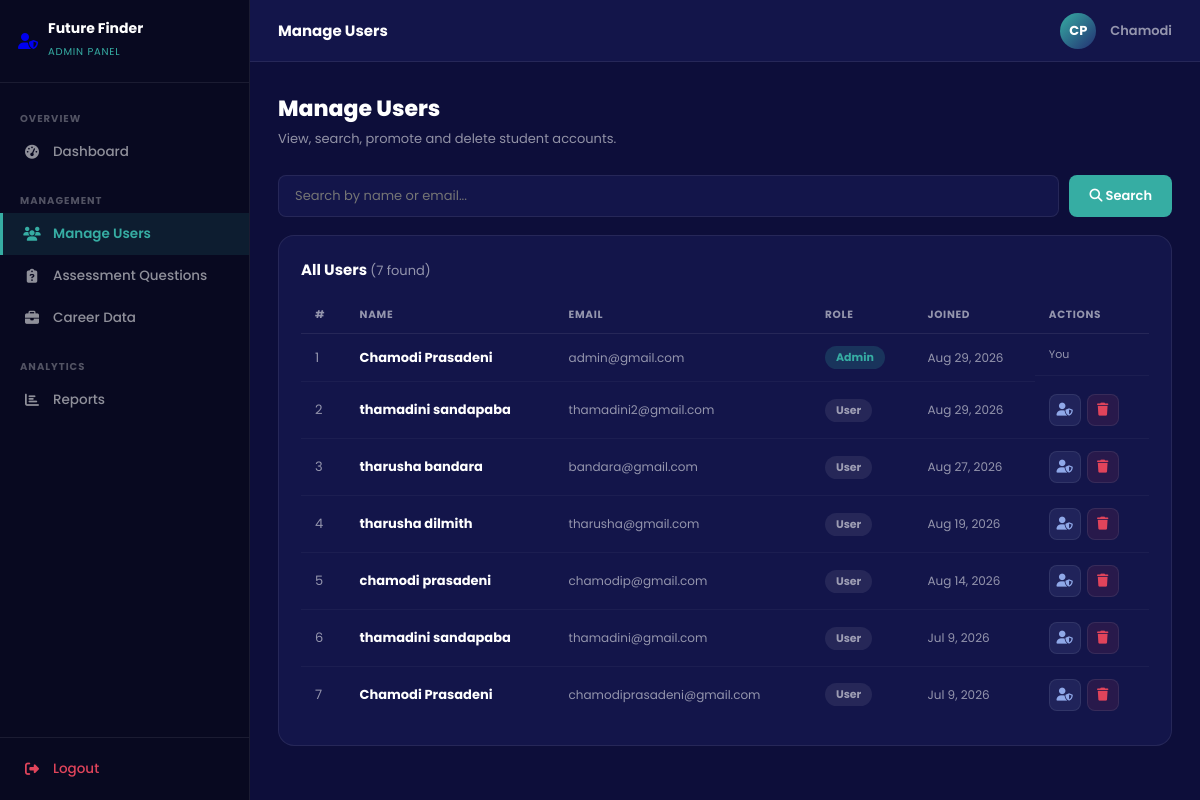
Page /Admin/manage-users.php (signed in) on the committed database.
### tables this page shows
CREATE TABLE `Users` (
  `id` int(11) NOT NULL,
  `first_name` varchar(100) NOT NULL,
  `last_name` varchar(100) NOT NULL,
  `email` varchar(150) NOT NULL,
  `password` varchar(255) NOT NULL,
  `role` enum('user','admin') NOT NULL DEFAULT 'user',
  `created_at` timestamp NOT NULL DEFAULT current_timestamp()
);

### Admin/manage-users.php (the view, shortened to what this page needs)
<?php
require_once __DIR__ . '/../Includes/db_connection.php';
$search = trim($_GET['search'] ?? '');
$where  = $search ? "WHERE (first_name LIKE '%".mysqli_real_escape_string($conn,$search)."%' OR last_name LIKE '%".mysqli_real_escape_string($conn,$search)."%' OR email LIKE '%".mysqli_real_escape_string($conn,$search)."%')" : '';
$users  = mysqli_query($conn, "SELECT * FROM Users $where ORDER BY created_at DESC");
?>
<!DOCTYPE html>
<html lang="en">
<head>
<link rel="stylesheet" href="https://cdnjs.cloudflare.com/ajax/libs/font-awesome/6.5.2/css/all.min.css">
<link rel="stylesheet" href="../CSS/admin.css">
</head>
<body>
<?php include __DIR__ . '/admin-sidebar.php'; ?>
<div class="admin-main">
  <?php include __DIR__ . '/admin-topbar.php'; ?>
  <div class="admin-content">
    <div class="page-header">
      <h1>Manage Users</h1>
      <p>View, search, promote and delete student accounts.</p>
    </div>
    <form method="GET" class="search-bar">
      <input type="text" name="search" placeholder="Search by name or email..." value="<?= htmlspecialchars($search) ?>">
      <button type="submit"><i class="fa-solid fa-magnifying-glass"></i> Search</button>
    </form>
    <div class="admin-card">
      <div class="card-header">
        <h2>All Users <span style="color:var(--muted);font-weight:400;font-size:13px">(<?= mysqli_num_rows($users) ?> found)</span></h2>
      </div>
      <table class="admin-table">
        <thead>
          <tr><th>#</th><th>Name</th><th>Email</th><th>Role</th><th>Joined</th><th>Actions</th></tr>
        </thead>
        <tbody>
          <?php if (mysqli_num_rows($users) === 0): ?>
            <tr><td colspan="6" class="empty">No users found.</td></tr>
          <?php else: $i=1; while ($u = mysqli_fetch_assoc($users)): ?>
            <tr>
              <td style="color:var(--muted)"><?= $i++ ?></td>
              <td><strong><?= htmlspecialchars($u['first_name'].' '.$u['last_name']) ?></strong></td>
              <td style="color:var(--muted);font-size:12px"><?= htmlspecialchars($u['email']) ?></td>
              <td><span class="badge <?= $u['role']==='admin'?'badge-admin':'badge-user' ?>"><?= ucfirst($u['role']) ?></span></td>
              <td style="font-size:12px;color:var(--muted)"><?= date('M j, Y', strtotime($u['created_at'])) ?></td>
              <td class="action-btns">
                <?php if ($u['id'] != $_SESSION['user_id']): ?>
                  <form method="POST" style="display:inline">
                    <button type="submit" name="toggle_role"
                            class="btn-sm btn-promote"
                            title="<?= $u['role']==='admin'?'Demote to Student':'Promote to Admin' ?>">
                      <i class="fa-solid <?= $u['role']==='admin'?'fa-user-minus':'fa-user-shield' ?>"></i>
                    </button>
                  </form>
                  <a href="manage-users.php?delete=<?= $u['id'] ?>"
                     class="btn-sm btn-delete"
                     onclick="return confirm('Delete <?= htmlspecialchars($u['first_name']) ?>?')"
                     title="Delete">
                    <i class="fa-solid fa-trash"></i>
                  </a>
                <?php else: ?>
                  <span style="color:var(--muted);font-size:11px">You</span>
                <?php endif; ?>
              </td>
            </tr>
          <?php endwhile; endif; ?>
        </tbody>
      </table>
    </div>
  </div>
</div>
</body>
</html>

### CSS/admin.css (style rules this page uses)
*, *::before, *::after { box-sizing: border-box; margin: 0; padding: 0; }
:root { --bg: #0d0e3a; --sidebar: #080920; --card: #13154a; --card2: #1a1d5e; --border: rgba(255,255,255,0.08); --teal: #36ada3; --teal2: #2d9992; --navy: #232F72; --text: #ffffff; --muted: rgba(255,255,255,0.55); --danger: #e0445b; --success: #36ada3; --sidebar-w: 250px; }
body { font-family: 'Poppins', sans-serif; background: var(--bg); color: var(--text); display: flex; min-height: 100vh; }
.admin-main { margin-left: var(--sidebar-w); flex: 1; display: flex; flex-direction: column; min-height: 100vh; }
.admin-content { padding: 30px 28px; flex: 1; }
.page-header { margin-bottom: 26px; }
.page-header h1 { font-size: 22px; font-weight: 800; }
.page-header p { font-size: 13px; color: var(--muted); margin-top: 4px; }
.admin-card { background: var(--card); border: 1px solid var(--border); border-radius: 16px; padding: 22px; margin-bottom: 22px; }
.admin-card h2 { font-size: 15px; font-weight: 700; margin-bottom: 16px; }
.card-header { display: flex; justify-content: space-between; align-items: center; margin-bottom: 16px; }
.card-header h2 { margin-bottom: 0; }
.admin-table { width: 100%; border-collapse: collapse; font-size: 13px; }
.admin-table th { text-align: left; padding: 10px 14px; font-size: 10.5px; text-transform: uppercase; letter-spacing: 0.7px; color: var(--muted); border-bottom: 1px solid var(--border); white-space: nowrap; }
.admin-table td { padding: 12px 14px; border-bottom: 1px solid rgba(255,255,255,0.04); vertical-align: middle; }
.admin-table tr:last-child td { border-bottom: none; }
.badge { display: inline-block; padding: 3px 11px; border-radius: 20px; font-size: 11px; font-weight: 700; }
.badge-admin { background: rgba(54,173,163,0.2); color: var(--teal); }
.badge-user { background: rgba(255,255,255,0.08); color: var(--muted); }
.btn-sm { width: 32px; height: 32px; border-radius: 8px; display: inline-flex; align-items: center; justify-content: center; font-size: 13px; cursor: pointer; text-decoration: none; transition: background 0.18s, color 0.18s; border: 1px solid var(--border); }
.btn-delete { background: rgba(224,68,91,0.1); color: var(--danger); }
.btn-promote { background: rgba(143,168,232,0.1); color: #8fa8e8; }
.action-btns { display: flex; gap: 6px; align-items: center; }
.search-bar { display: flex; gap: 10px; margin-bottom: 18px; }
.search-bar input { flex: 1; background: var(--card); border: 1.4px solid var(--border); border-radius: 8px; padding: 10px 16px; color: var(--text); font-size: 13px; font-family: 'Poppins', sans-serif; outline: none; }
.search-bar button { padding: 10px 20px; background: var(--teal); border: none; border-radius: 8px; color: #fff; font-weight: 600; font-size: 13px; cursor: pointer; font-family: 'Poppins', sans-serif; }

### rows in the picture
users: first_name+last_name "Chamodi Prasadeni", email "admin@gmail.com", role "Admin", created_at "Aug 29, 2026", shows "You"
users: first_name+last_name "thamadini sandapaba", email "thamadini2@gmail.com", role "User", created_at "Aug 29, 2026"
users: first_name+last_name "tharusha bandara", email "bandara@gmail.com", role "User", created_at "Aug 27, 2026"
users: first_name+last_name "tharusha dilmith", email "tharusha@gmail.com", role "User", created_at "Aug 19, 2026"
users: first_name+last_name "chamodi prasadeni", email "chamodip@gmail.com", role "User", created_at "Aug 14, 2026"
users: first_name+last_name "thamadini sandapaba", email "thamadini@gmail.com", role "User", created_at "Jul 9, 2026"
users: first_name+last_name "Chamodi Prasadeni", email "chamodiprasadeni@gmail.com", role "User", created_at "Jul 9, 2026"

### other values in the picture
$pageTitle "Manage Users"
$initials "CP"
$fn "Chamodi"
mysqli_num_rows($users) "7"
